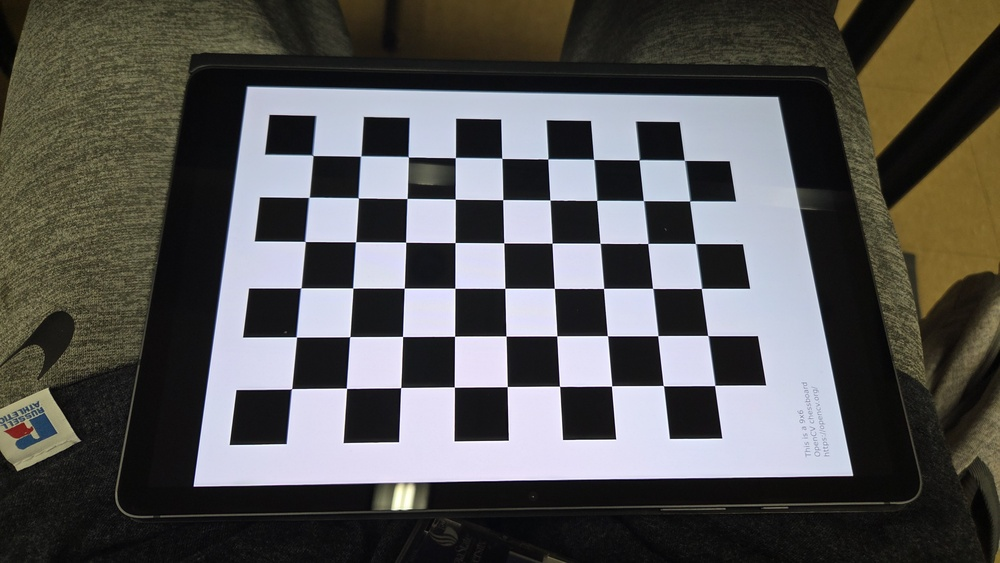
#> input picture calibration_images/20251015_175400.jpg, 1000 x 563 px, shrunk from 4000 x 2252 before the run
$ python -i filters.py   (imports and definitions only)   (older library calls are emulated)
#> lines starting #> are read from the running program, lines starting #| are printed output that depends on the picture
import cv2
import numpy as np
import math
import os

def process_log_gradient(image_path, output_dir):
    """
    Calculates the Gradient Magnitude, Gradient Angle, and Laplacian of Gaussian
    for an image and saves the three resulting images to the output directory.

    Returns: A dictionary of the saved file paths.
    """
#> called with image_path = 'calibration_images/20251015_175400.jpg', output_dir = 'out.png'
    try:
        # Load image and convert to grayscale
        img = cv2.imread(image_path)
#> img is the input picture: shape (563, 1000, 3); mean B, G, R 85.1, 86.4, 87.5
        if img is None:
            return {"error": "Could not read input image."}

        gray = cv2.cvtColor(img, cv2.COLOR_BGR2GRAY)
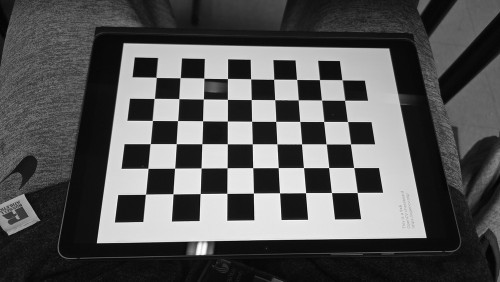
#> gray: shape (563, 1000) (shown at 1/2 size); min 0, max 255, mean 86.6

        # --- 1. Sobel Gradient Calculation (Gradient Magnitude and Angle) ---

        # Calculate gradients in X and Y directions using Sobel filter (CV_64F for precision)
        # ksize=3 is the standard kernel size
        sobelx = cv2.Sobel(gray, cv2.CV_64F, 1, 0, ksize=3)
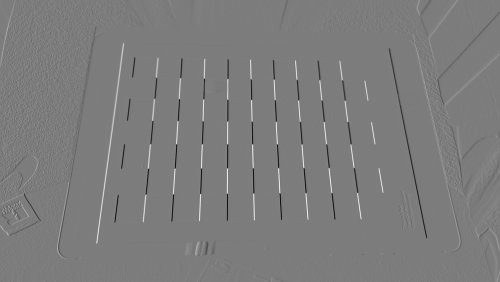
#> sobelx: shape (563, 1000) float64 (shown at 1/2 size); min -946, max 988, mean 0.1; drawn with min black and max white
        sobely = cv2.Sobel(gray, cv2.CV_64F, 0, 1, ksize=3)
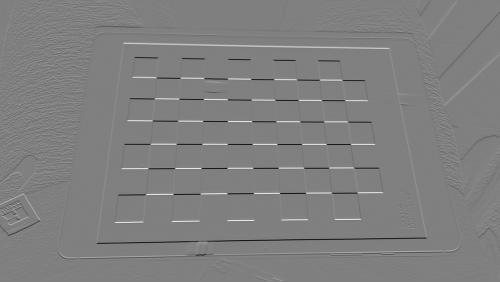
#> sobely: shape (563, 1000) float64 (shown at 1/2 size); min -974, max 968, mean -0.4; drawn with min black and max white

        # a. Gradient Magnitude (G = sqrt(Gx^2 + Gy^2))
        magnitude = np.sqrt(sobelx ** 2 + sobely ** 2)
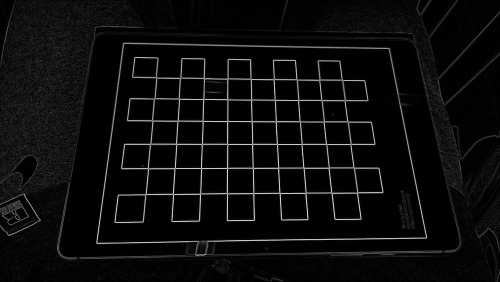
#> magnitude: shape (563, 1000) float64 (shown at 1/2 size); min 0, max 991.1, mean 48.8; drawn with min black and max white
        # Normalize magnitude to 8-bit image for visualization (0-255)
        magnitude_visual = cv2.normalize(magnitude, None, 0, 255, cv2.NORM_MINMAX, cv2.CV_8U)

        # b. Gradient Angle (Theta = atan2(Gy, Gx))
        # Note: atan2 returns angle in radians, from -pi to pi.
        angle = cv2.phase(sobelx, sobely, angleInDegrees=True)
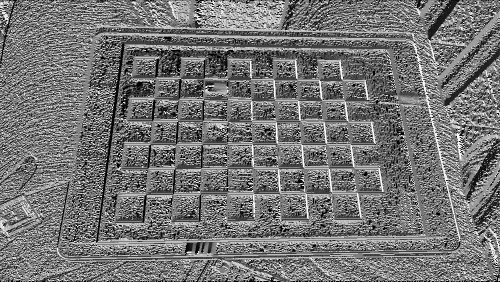
#> angle: shape (563, 1000) float64 (shown at 1/2 size); min 0, max 359.9, mean 164.7; drawn with min black and max white
        # Normalize angle to 8-bit image for visualization (0-255)
        # Angles range from 0 to 360 degrees. We map this range to 0-255.
        angle_visual = cv2.normalize(angle, None, 0, 255, cv2.NORM_MINMAX, cv2.CV_8U)

        # --- 2. Laplacian of Gaussian (LoG) ---

        # c. LoG filtered image
        # Step 1: Apply Gaussian Blur to smooth the image and reduce noise
        # Note: Using a standard deviation (sigma) of 3.0
        gaussian_blur = cv2.GaussianBlur(gray, (0, 0), 3.0)
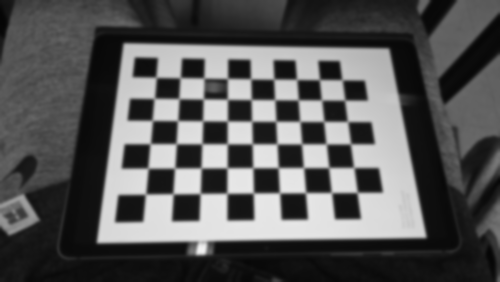
#> gaussian_blur: shape (563, 1000) (shown at 1/2 size); min 5, max 242, mean 86.6

        # Step 2: Apply Laplacian filter (second derivative)
        # CV_64F for precision; ksize=5 is commonly used with LoG
        log_filter = cv2.Laplacian(gaussian_blur, cv2.CV_64F, ksize=5)
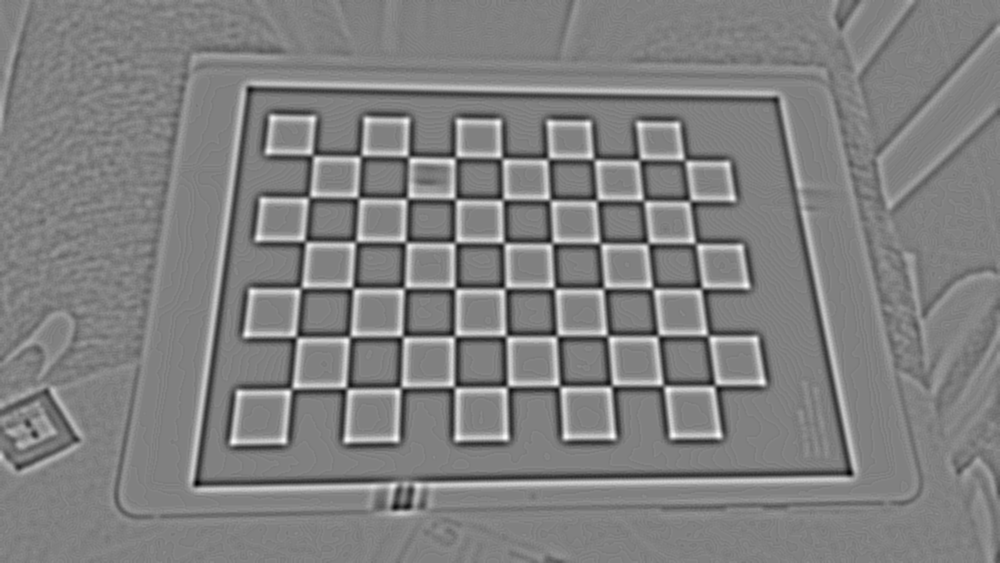
#> log_filter: shape (563, 1000) float64; min -564, max 556, mean 0; drawn with min black and max white

        # Normalize LoG for visualization (since values can be negative)
        log_visual = cv2.normalize(log_filter, None, 0, 255, cv2.NORM_MINMAX, cv2.CV_8U)

        # --- 3. Save Results ---

        base_name = os.path.basename(image_path).rsplit('.', 1)[0]

        # 1. Magnitude
        mag_filename = f"{base_name}_mag.png"
        cv2.imwrite(os.path.join(output_dir, mag_filename), magnitude_visual)

        # 2. Angle
        angle_filename = f"{base_name}_angle.png"
        cv2.imwrite(os.path.join(output_dir, angle_filename), angle_visual)

        # 3. LoG
        log_filename = f"{base_name}_log.png"
        cv2.imwrite(os.path.join(output_dir, log_filename), log_visual)

        return {
            "original_file": os.path.basename(image_path),
            "magnitude_file": mag_filename,
            "angle_file": angle_filename,
            "log_file": log_filename
        }

    except Exception as e:
        print(f"Error during LoG/Gradient processing: {e}")
        return {"error": str(e)}

>>> result = process_log_gradient('calibration_images/20251015_175400.jpg', 'out.png')

$ run again, on calibration_images/20251015_175404.jpg
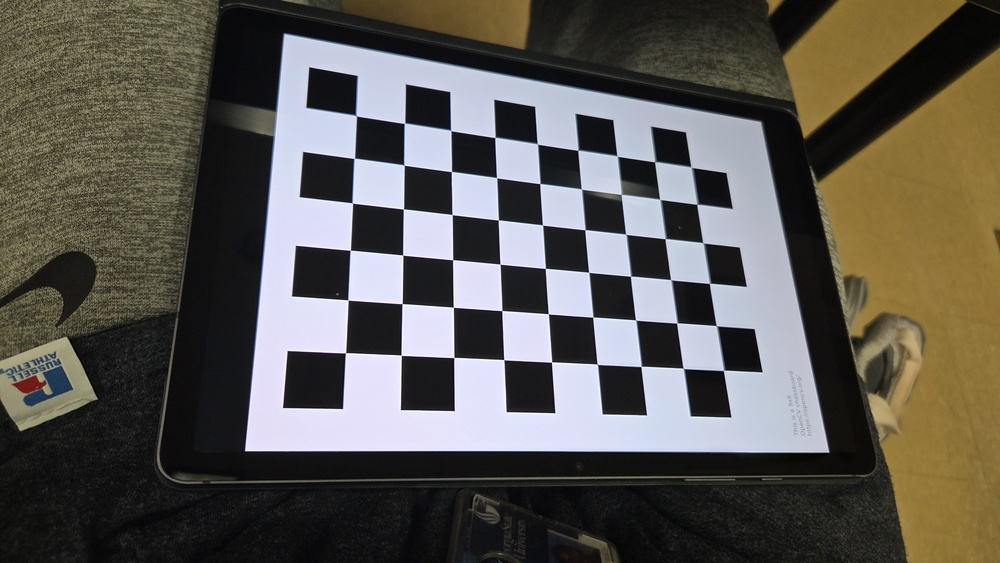
#> input picture calibration_images/20251015_175404.jpg, 1000 x 563 px, shrunk from 4000 x 2252 before the run
#> in process_log_gradient, img is the input picture: shape (563, 1000, 3); mean B, G, R 82.8, 89, 92.3
#> in process_log_gradient, `angle = cv2.phase(sobelx, sobely, angleInDegrees=True)`:
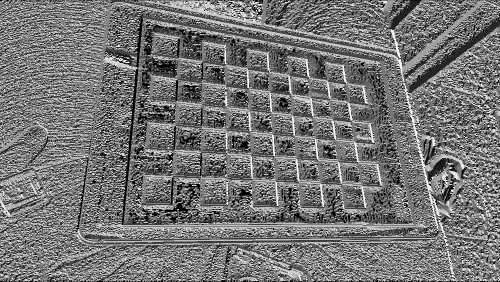
#> angle: shape (563, 1000) float64 (shown at 1/2 size); min 0, max 359.9, mean 165.7; drawn with min black and max white
#> in process_log_gradient, `log_filter = cv2.Laplacian(gaussian_blur, cv2.CV_64F, ksize=5)`:
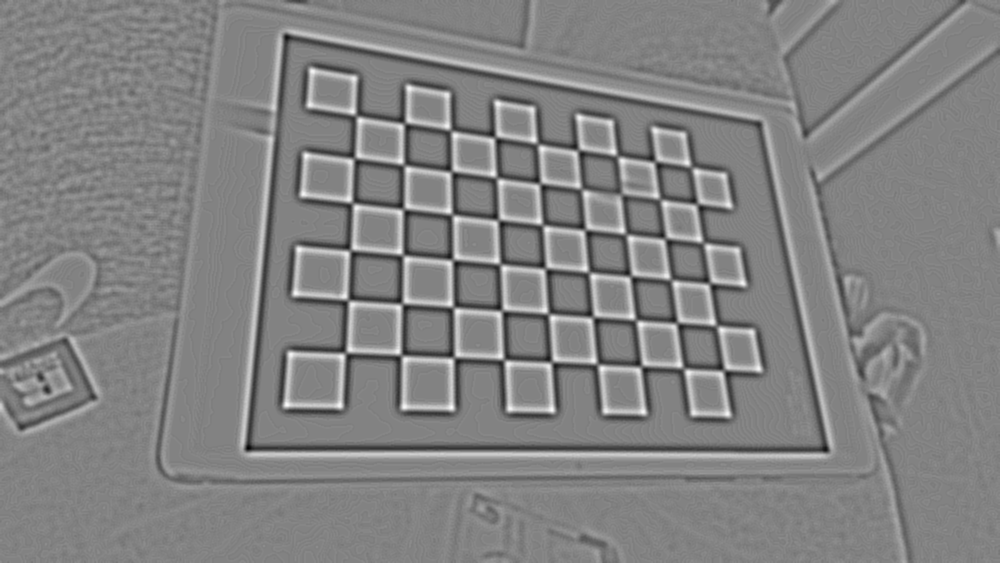
#> log_filter: shape (563, 1000) float64; min -600, max 572, mean 0; drawn with min black and max white

$ run again, on calibration_images/20251015_175407.jpg
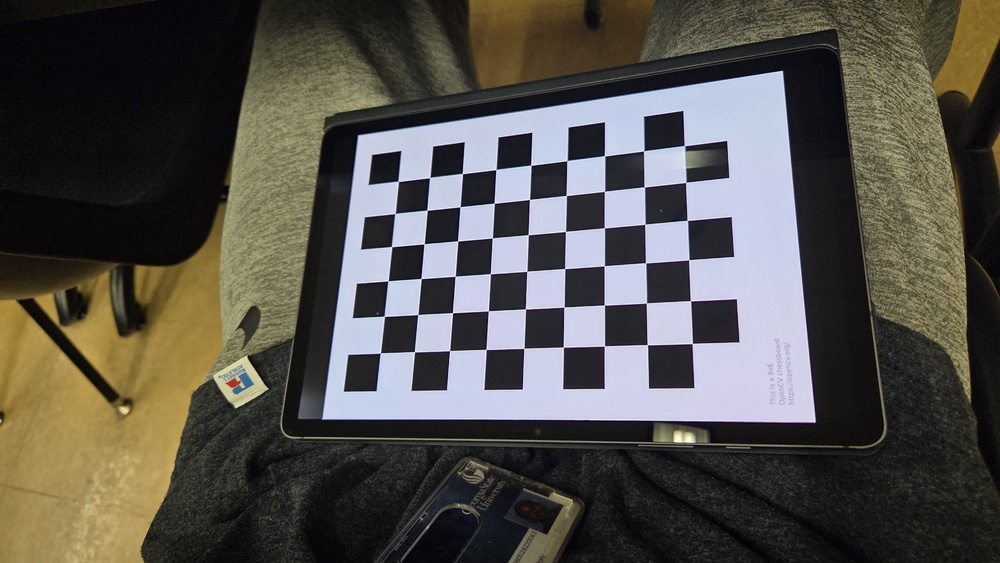
#> input picture calibration_images/20251015_175407.jpg, 1000 x 563 px, shrunk from 4000 x 2252 before the run
#> in process_log_gradient, img is the input picture: shape (563, 1000, 3); mean B, G, R 75, 81, 84
#> in process_log_gradient, `angle = cv2.phase(sobelx, sobely, angleInDegrees=True)`:
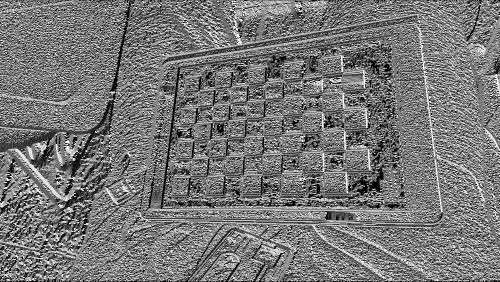
#> angle: shape (563, 1000) float64 (shown at 1/2 size); min 0, max 359.9, mean 169; drawn with min black and max white
#> in process_log_gradient, `log_filter = cv2.Laplacian(gaussian_blur, cv2.CV_64F, ksize=5)`:
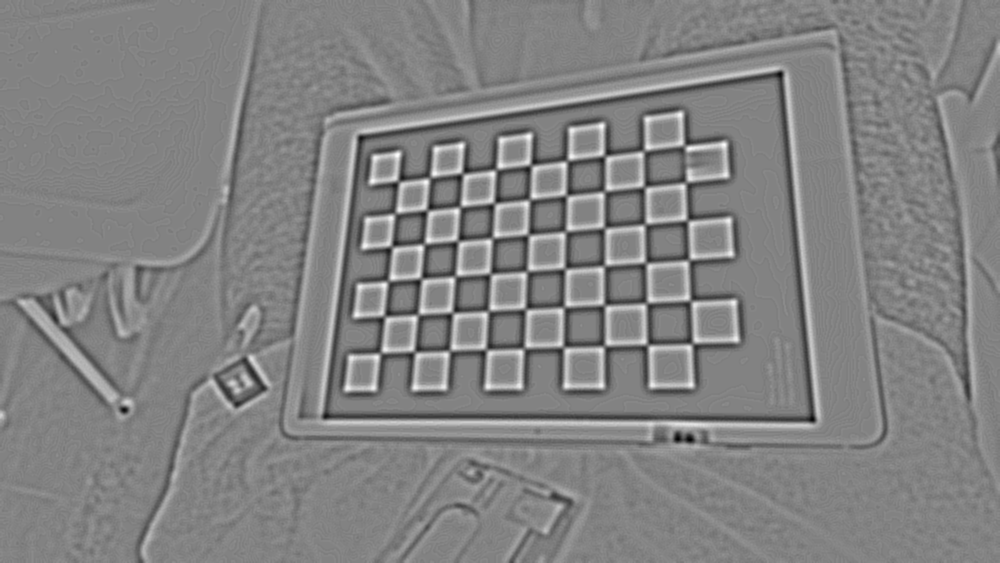
#> log_filter: shape (563, 1000) float64; min -568, max 540, mean 0; drawn with min black and max white
